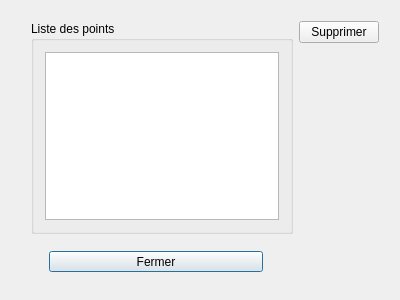
<?xml version="1.0" encoding="UTF-8"?>
<ui version="4.0">
 <class>tabpointDialog</class>
 <widget class="QDialog" name="tabpointDialog">
  <property name="geometry">
   <rect>
    <x>0</x>
    <y>0</y>
    <width>400</width>
    <height>300</height>
   </rect>
  </property>
  <property name="windowTitle">
   <string>tabpointDialog</string>
  </property>
  <widget class="QPushButton" name="pushButton_2">
   <property name="geometry">
    <rect>
     <x>49</x>
     <y>251</y>
     <width>214</width>
     <height>21</height>
    </rect>
   </property>
   <property name="text">
    <string>Fermer</string>
   </property>
  </widget>
  <widget class="QWidget" name="layoutWidget">
   <property name="geometry">
    <rect>
     <x>20</x>
     <y>10</y>
     <width>370</width>
     <height>235</height>
    </rect>
   </property>
   <layout class="QHBoxLayout" name="horizontalLayout">
    <item>
     <widget class="QGroupBox" name="groupBox">
      <property name="title">
       <string>Liste des points</string>
      </property>
      <layout class="QVBoxLayout" name="verticalLayout">
       <item>
        <widget class="QListWidget" name="listPoints_"/>
       </item>
      </layout>
     </widget>
    </item>
    <item>
     <layout class="QVBoxLayout" name="verticalLayout_2">
      <item>
       <widget class="QPushButton" name="supprimerButton_">
        <property name="text">
         <string>Supprimer</string>
        </property>
       </widget>
      </item>
      <item>
       <spacer name="verticalSpacer">
        <property name="orientation">
         <enum>Qt::Vertical</enum>
        </property>
        <property name="sizeHint" stdset="0">
         <size>
          <width>20</width>
          <height>40</height>
         </size>
        </property>
       </spacer>
      </item>
     </layout>
    </item>
   </layout>
  </widget>
 </widget>
 <layoutdefault spacing="6" margin="11"/>
 <resources/>
 <connections/>
</ui>
